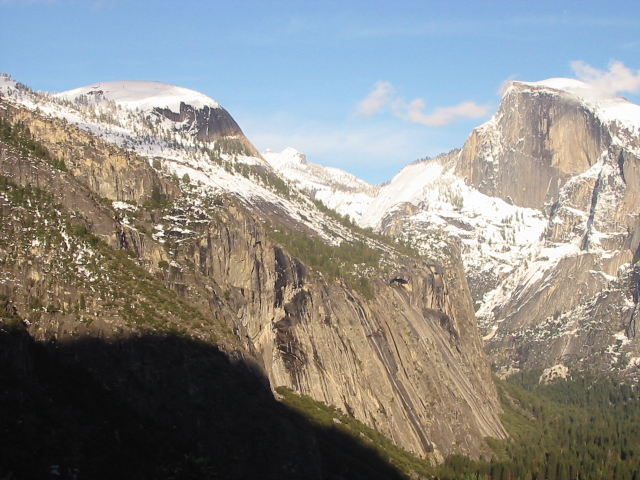
//> input picture Feature Descriptor/input1.jpg, 640 x 480 px
$ ./SIFT   (built with g++ and OpenCV 4, older OpenCV classes emulated)
//> lines starting //> are read from the running program, lines starting //| are printed output that depends on the picture; after the words box and inside, x2 and y2 are one past the last pixel; in counts of white or black regions, pixels touching at a corner belong together
#include <opencv2\opencv.hpp>
#include <opencv2\opencv.hpp>
#include <opencv2\nonfree\nonfree.hpp>
#include <iostream>
#include <vector>
#include <cmath>

#define RATIO_THR 0.4

using namespace std;
using namespace cv;

double euclidDistance(Mat& vec1, Mat& vec2);
int nearestNeighbor(Mat& vec, vector<KeyPoint>& keypoints, Mat& descriptors);
void findPairs(vector<KeyPoint>& keypoints1, Mat& descriptors1,
	vector<KeyPoint>& keypoints2, Mat& descriptors2,
	vector<Point2f>& srcPoints, vector<Point2f>& dstPoints, bool crossCheck, bool ratio_threshold);

int main() {

	Mat input1 = imread("input1.jpg", CV_LOAD_IMAGE_COLOR);
//> input1 is the input picture: 480 rows x 640 cols, CV_8UC3; mean B, G, R 135.4, 139.3, 139.5
	Mat input2 = imread("input2.jpg", CV_LOAD_IMAGE_COLOR);
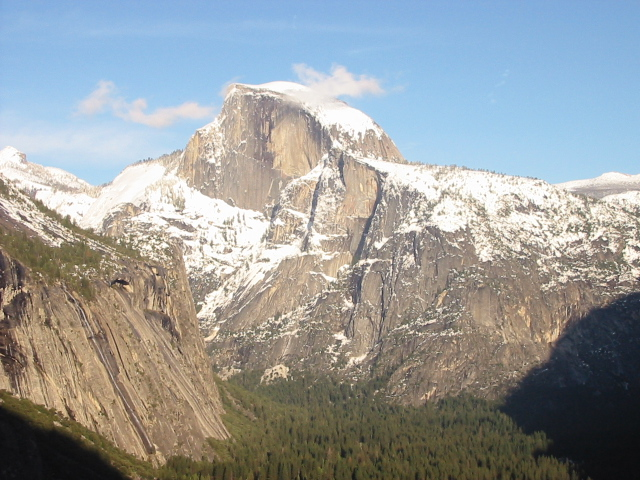
//> input picture Feature Descriptor/input2.jpg, 640 x 480 px
//> input2 is the input picture: 480 rows x 640 cols, CV_8UC3; mean B, G, R 155.6, 155.5, 151.7
	Mat input1_gray, input2_gray;

	if (!input1.data || !input2.data)
	{
		std::cout << "Could not open" << std::endl;
		return -1;
	}

	//resize(input1, input1, Size(input1.cols / 2, input1.rows / 2));
	//resize(input2, input2, Size(input2.cols / 2, input2.rows / 2));

	cvtColor(input1, input1_gray, CV_RGB2GRAY);
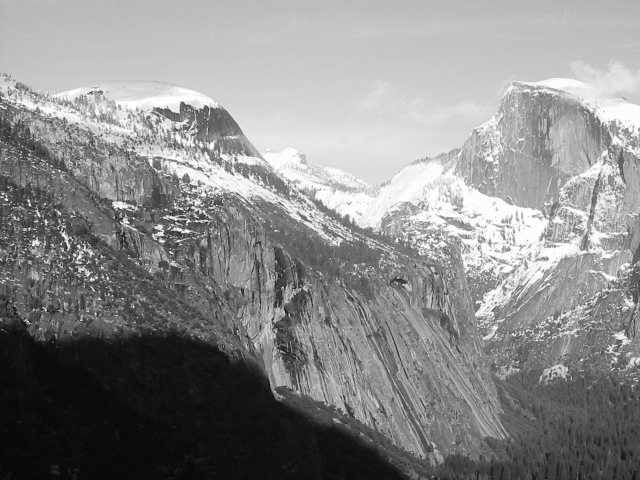
//> input1_gray: 480 rows x 640 cols, CV_8UC1; min 6, max 255, mean 138.2
	cvtColor(input2, input2_gray, CV_RGB2GRAY);
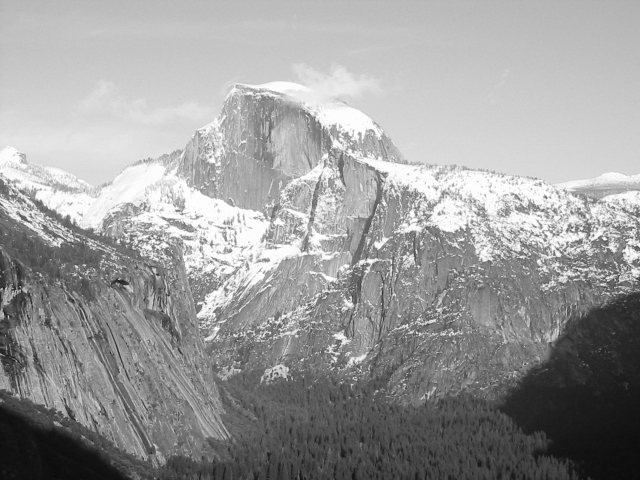
//> input2_gray: 480 rows x 640 cols, CV_8UC1; min 11, max 255, mean 155.1

	FeatureDetector* detector = new SiftFeatureDetector(
		0,		// nFeatures
		4,		// nOctaveLayers
		0.04,	// contrastThreshold
		10,		// edgeThreshold
		1.6		// sigma
	);

	DescriptorExtractor* extractor = new SiftDescriptorExtractor();

	// Create a image for displaying mathing keypoints
	Size size = input2.size();
//> size = Size(640, 480)
	Size sz = Size(size.width + input1_gray.size().width, max(size.height, input1_gray.size().height));
//> sz = Size(1280, 480)
	Mat matchingImage = Mat::zeros(sz, CV_8UC3);

	input1.copyTo(matchingImage(Rect(size.width, 0, input1_gray.size().width, input1_gray.size().height)));
	input2.copyTo(matchingImage(Rect(0, 0, size.width, size.height)));
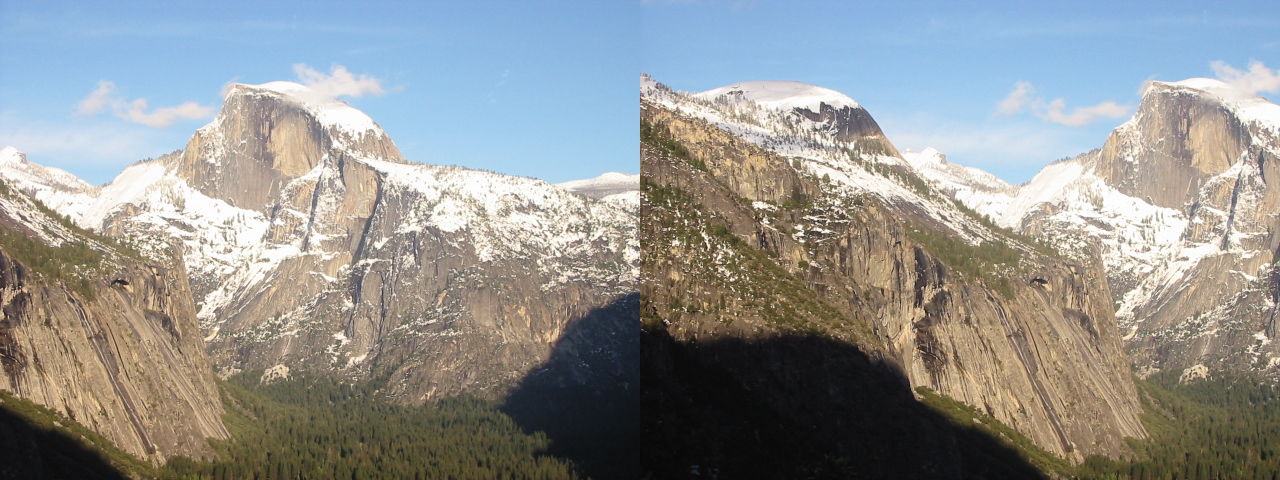
//> matchingImage: 480 rows x 1280 cols, CV_8UC3; mean B, G, R 145.5, 147.4, 145.6

	// Compute keypoints and descriptor from the source image in advance
	vector<KeyPoint> keypoints1;
	Mat descriptors1;

	detector->detect(input1_gray, keypoints1);
//> keypoints1 = 2866 keypoints; strongest (x, y, size): (6, 199, 1.9), (78, 246, 2.1), (74, 255, 2), (46, 222, 2.3)
	extractor->compute(input1_gray, keypoints1, descriptors1);
	printf("input1 : %d keypoints are found.\n", (int)keypoints1.size());
//| input1 : 2866 keypoints are found.

	vector<KeyPoint> keypoints2;
	Mat descriptors2;

	// Detect keypoints
	detector->detect(input2_gray, keypoints2);
//> keypoints2 = 2623 keypoints; strongest (x, y, size): (604, 239, 2.3), (545, 197, 2.3), (573, 230, 1.9), (118, 241, 2.3)
	extractor->compute(input2_gray, keypoints2, descriptors2);
	printf("input2 : %zd keypoints are found.\n", keypoints2.size());
//| input2 : 2623 keypoints are found.

	for (int i = 0; i < keypoints1.size(); i++) {
		KeyPoint kp = keypoints1[i];
		kp.pt.x += size.width;
		circle(matchingImage, kp.pt, cvRound(kp.size * 0.25), Scalar(255, 255, 0), 1, 8, 0);
	}
//> this loop made 2866 passes
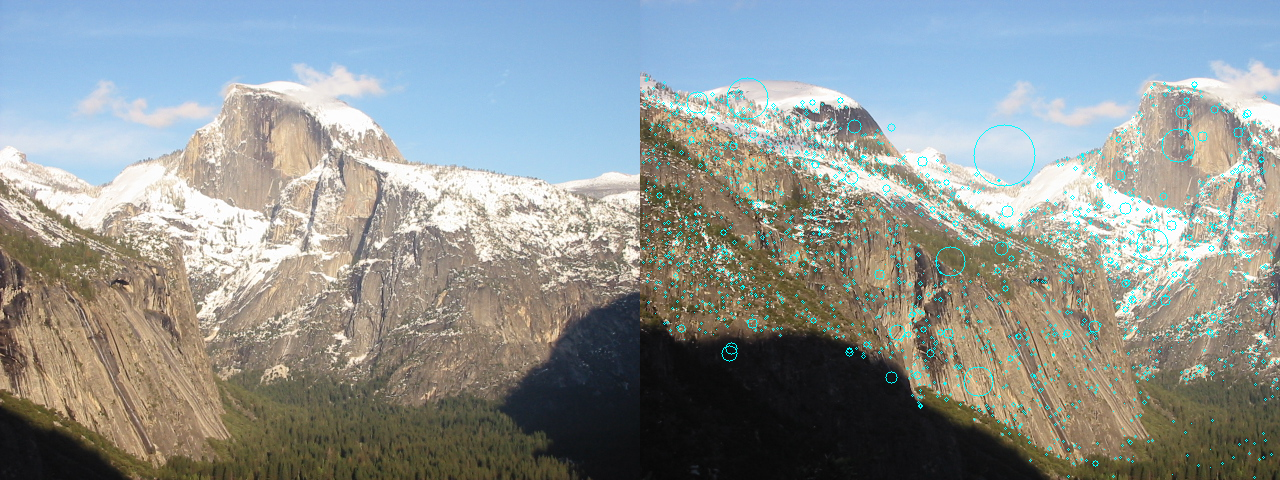
//> matchingImage: 480 rows x 1280 cols, CV_8UC3; 1.64% of pixels changed, all inside (x1, y1, x2, y2) = (642, 75, 1279, 479)

	for (int i = 0; i < keypoints2.size(); i++) {
		KeyPoint kp = keypoints2[i];
		circle(matchingImage, kp.pt, cvRound(kp.size * 0.25), Scalar(255, 255, 0), 1, 8, 0);
	}
//> this loop made 2623 passes
//> kp on passes 1 to 3: keypoint at (2.6, 351.2), size 3.3, keypoint at (2.6, 351.2), size 3.3, keypoint at (3.1, 387.6), size 1.9
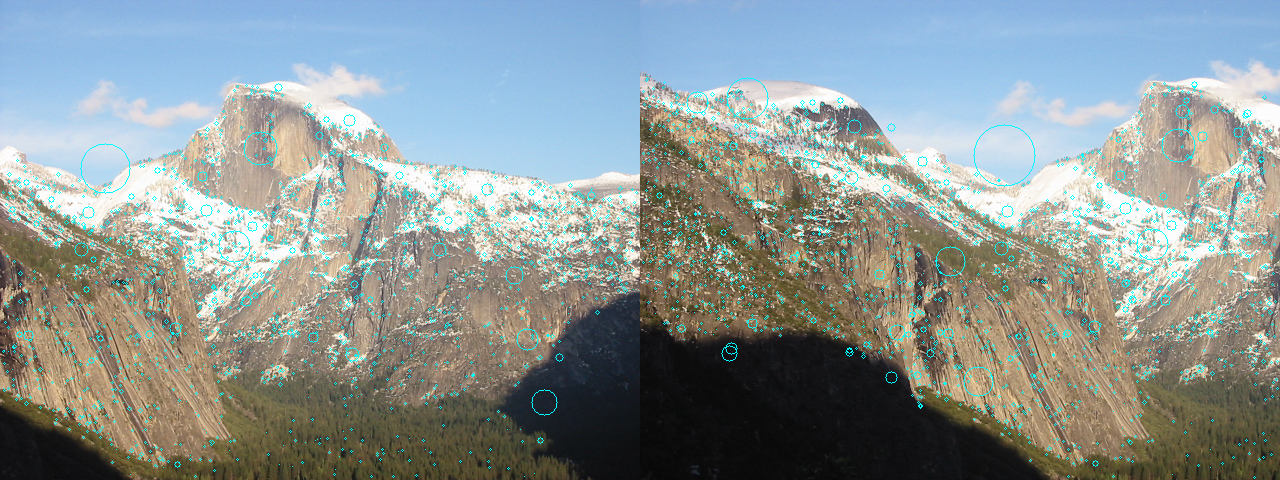
//> matchingImage: 480 rows x 1280 cols, CV_8UC3; 1.42% of pixels changed, all inside (x1, y1, x2, y2) = (2, 83, 639, 478)

	// Find nearest neighbor pairs

	vector<Point2f> srcPoints;
	vector<Point2f> dstPoints;
	bool crossCheck = true;
	bool ratio_threshold = false;

	findPairs(keypoints2, descriptors2, keypoints1, descriptors1, srcPoints, dstPoints, crossCheck, ratio_threshold);
//> the loop in findPairs, `for (int i = 0; i < descriptors1.rows; i++)` made 2623 passes
	printf("%zd keypoints are matched.\n", srcPoints.size());
//| 1354 keypoints are matched.

	// Draw line between nearest neighbor pairs
	for (int i = 0; i < (int)srcPoints.size(); ++i) {
		Point2f pt1 = srcPoints[i];
		Point2f pt2 = dstPoints[i];
		Point2f from = pt1;
		Point2f to = Point(size.width + pt2.x, pt2.y);
		line(matchingImage, from, to, Scalar(0, 0, 255));
	}
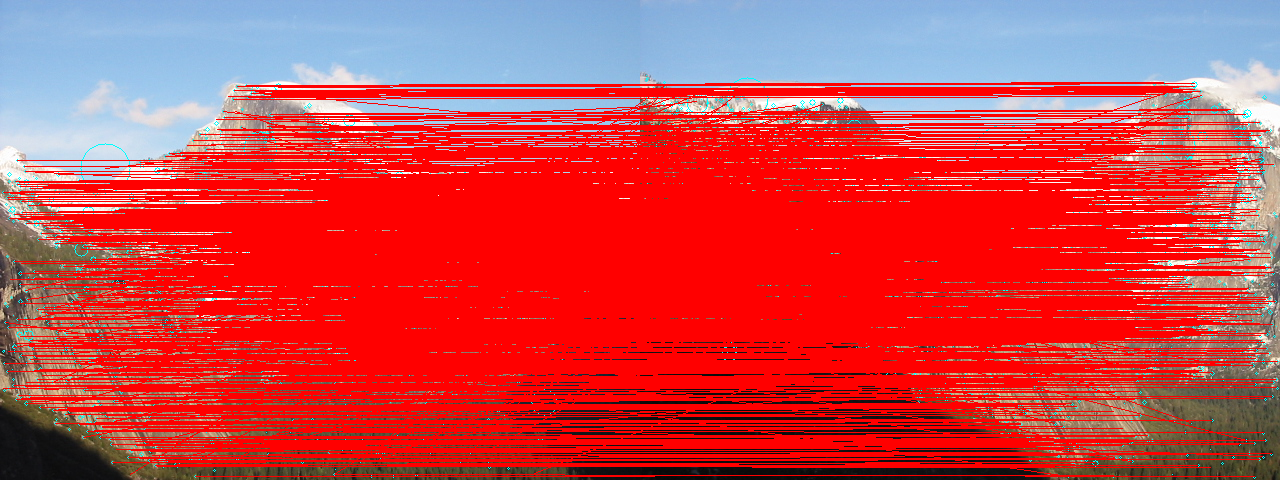
//> matchingImage: 480 rows x 1280 cols, CV_8UC3; mean B, G, R 75.1, 70.2, 204.2

	// Display mathing image
	namedWindow("Matching");
	imshow("Matching", matchingImage);

	waitKey(0);
	return 0;
}

/**
* Calculate euclid distance
*/
double euclidDistance(Mat& vec1, Mat& vec2) {
	double sum = 0.0;
	int dim = vec1.cols;
	for (int i = 0; i < dim; i++) {
		sum += (vec1.at<float>(0, i) - vec2.at<float>(0, i)) * (vec1.at<float>(0, i) - vec2.at<float>(0, i));
	}

	return sqrt(sum);
}

/**
* Find the index of nearest neighbor point from keypoints.
*/
int nearestNeighbor(Mat& vec, vector<KeyPoint>& keypoints, Mat& descriptors) {
	int neighbor = -1;
	double minDist = 1e6;
	Mat v = descriptors.row(0);
	double min = euclidDistance(vec, v);
	for (int i = 1; i < descriptors.rows; i++) {
		v = descriptors.row(i);		// each row of descriptor
		double dist = euclidDistance(vec, v); //compare with descriptor with other row
		if (dist < min) {
			min = dist;
			neighbor = i;
		}
	}

	return neighbor;
}


/**
* Find pairs of points with the smallest distace between them
*/
void findPairs(vector<KeyPoint>& keypoints1, Mat& descriptors1,
	vector<KeyPoint>& keypoints2, Mat& descriptors2,
	vector<Point2f>& srcPoints, vector<Point2f>& dstPoints, bool crossCheck, bool ratio_threshold) {

	for (int i = 0; i < descriptors1.rows; i++) {
		KeyPoint pt1 = keypoints1[i];
		Mat desc1 = descriptors1.row(i);
		int nn = nearestNeighbor(desc1, keypoints2, descriptors2);

		// case 2
		if (crossCheck && nn != -1) {
			Mat desc2 = descriptors2.row(nn);
			int check = nearestNeighbor(desc2, keypoints2, descriptors1);
			if (i != check) {
				nn = -1;
			}
		}

		// case 3
		if (ratio_threshold && nn != -1) {

			double minDist = 1e6;
			double temp;
			Mat v = descriptors2.row(0);
			double min = euclidDistance(desc1, v);
			v = descriptors2.row(1);
			double second = euclidDistance(desc1, v);

			if (min > second) {
				temp = second;
				second = min;
				min = temp;
			}

			for (int i = 2; i < descriptors2.rows; i++) {
				Mat v = descriptors2.row(i);
				double dist = euclidDistance(desc1, v);
				if (min > dist) {
					temp = min;
					min = dist;
					second = temp;
				}
				else if (second > dist) {
					second = dist;
				}
			}

			if (min / second < 0.3) {
				nn = -1;
			}
		}

		if (nn != -1) {
			KeyPoint pt2 = keypoints2[nn];
			srcPoints.push_back(pt1.pt);
			dstPoints.push_back(pt2.pt);
		}
	}
}
